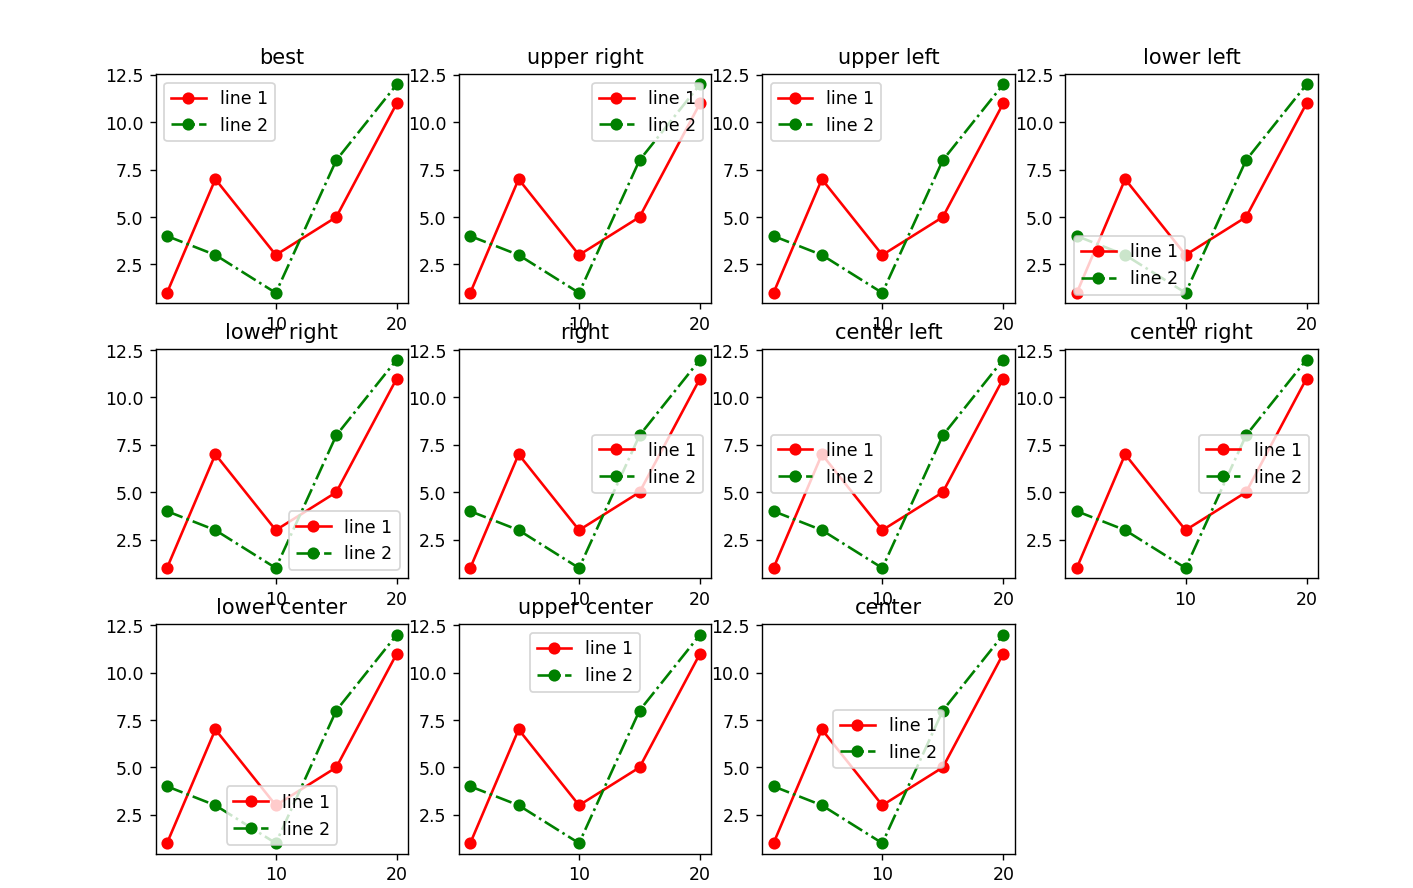

Here is the Python script that generated this plot:
import matplotlib.pyplot as plt
x = [1, 5, 10, 15, 20]
y1 = [1, 7, 3, 5, 11]
y2 = [4, 3, 1, 8, 12]
locs = ['best', 'upper right', 'upper left', 'lower left',
 'lower right', 'right', 'center left', 'center right',
 'lower center', 'upper center', 'center']
plt.figure(figsize=(12, 12))
for i in range(3):
    for j in range(4):
        if i*4+j < 11:
            plt.subplot(3, 4, i*4+j+1)
            plt.title(locs[i*4+j])
            plt.plot(x, y1, 'o-r', label='line 1')
            plt.plot(x, y2, 'o-.g', label='line 2')
            plt.legend(loc=locs[i*4+j])
        else:
            break
plt.show()
